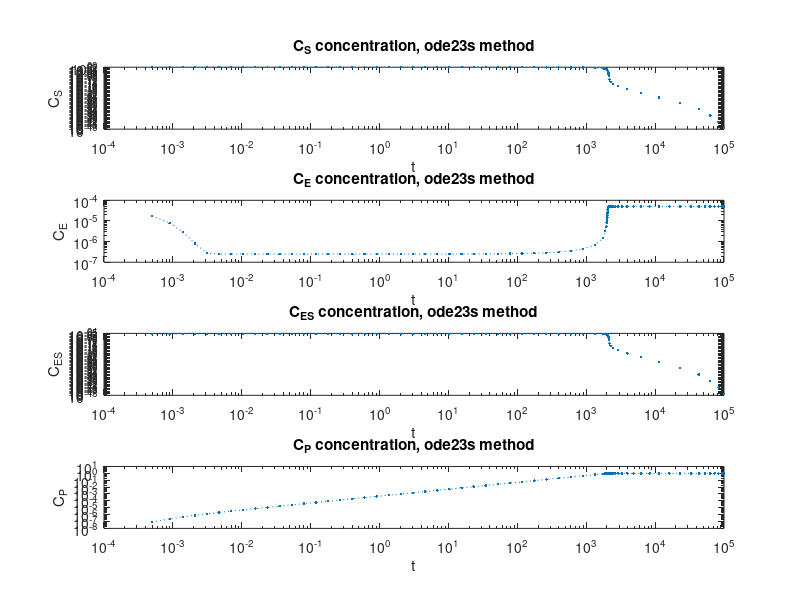

Recreate this plot in MATLAB.
close all;
clc;
h = 0.001;     % Step size
Tmax = 100000;    % Maximum time
N = Tmax / h;  % Maximum number of steps
alpha=0.5;
t = linspace(0,Tmax,N+1);  % Time range
k1 = 2000;
k2 = 0.001;
k3 = 10;


%Numerical solution
f=@(t,c) [-k1*c(1)*c(2)+k2*c(3); -k1*c(1)*c(2)+(k2+k3)*c(3);k1*c(1)*c(2)-(k2+k3)*c(3);k3*c(3)]; % Governing system of equations

% Initial Concentrations
c = [1; 0.00005;0;0];

if 0
    % Fourth order Runge-Kutta method
    for i=1:N
        RKk1 = f(t(i),c(:,i));
        RKk2 = f(t(i)+0.5.*h, c(:,i)+0.5.*RKk1*h);
        RKk3 = f(t(i)+0.5.*h, c(:,i)+0.5.*RKk2*h);
        RKk4 = f(t(i)+h,c(:,i)+RKk3*h);
        c(:,i+1) = c(:,i) + (1/6)*(RKk1+2*RKk2+2*RKk3+RKk4)*h;
    end
    figure
    set(gcf,'position',[400,0.5,600,750])
    subplot(4,1,1)
    loglog(t,c(1,:),'.:')
    title(['C_{S} concentration, RK4 method steps, When h = ' num2str(h)])
    xlabel('t')
    ylabel('C_{S}')

    subplot(4,1,2)
    loglog(t,c(2,:),'.:')
    title(['C_{E} concentration, RK4 method steps, When h = ' num2str(h)])
    xlabel('t')
    ylabel('C_{E}')

    subplot(4,1,3)
    loglog(t,c(3,:),'.:')
    title(['C_{ES} concentration, RK4 method steps, When h = ' num2str(h)])
    xlabel('t')
    ylabel('C_{ES}')

    subplot(4,1,4)
    loglog(t,c(4,:),'.:')
    title(['C_{P} concentration, RK4 method steps, When h = ' num2str(h)])
    xlabel('t')
    ylabel('C_{P}')
end

if 1
    %ode23s
    [t,y] = ode23s(f,[0 Tmax],c);
    figure
    set(gcf,'position',[400,0.5,600,750])
    subplot(4,1,1)
    loglog(t,y(:,1),'.:')
    title(['C_{S} concentration, ode23s method'])
    xlabel('t')
    ylabel('C_{S}')

    subplot(4,1,2)
    loglog(t,y(:,2),'.:')
    title(['C_{E} concentration, ode23s method'])
    xlabel('t')
    ylabel('C_{E}')

    subplot(4,1,3)
    loglog(t,y(:,3),'.:')
    title(['C_{ES} concentration, ode23s method'])
    xlabel('t')
    ylabel('C_{ES}')

    subplot(4,1,4)
    loglog(t,y(:,4),'.:')
    title(['C_{P} concentration, ode23s method'])
    xlabel('t')
    ylabel('C_{P}')
end
